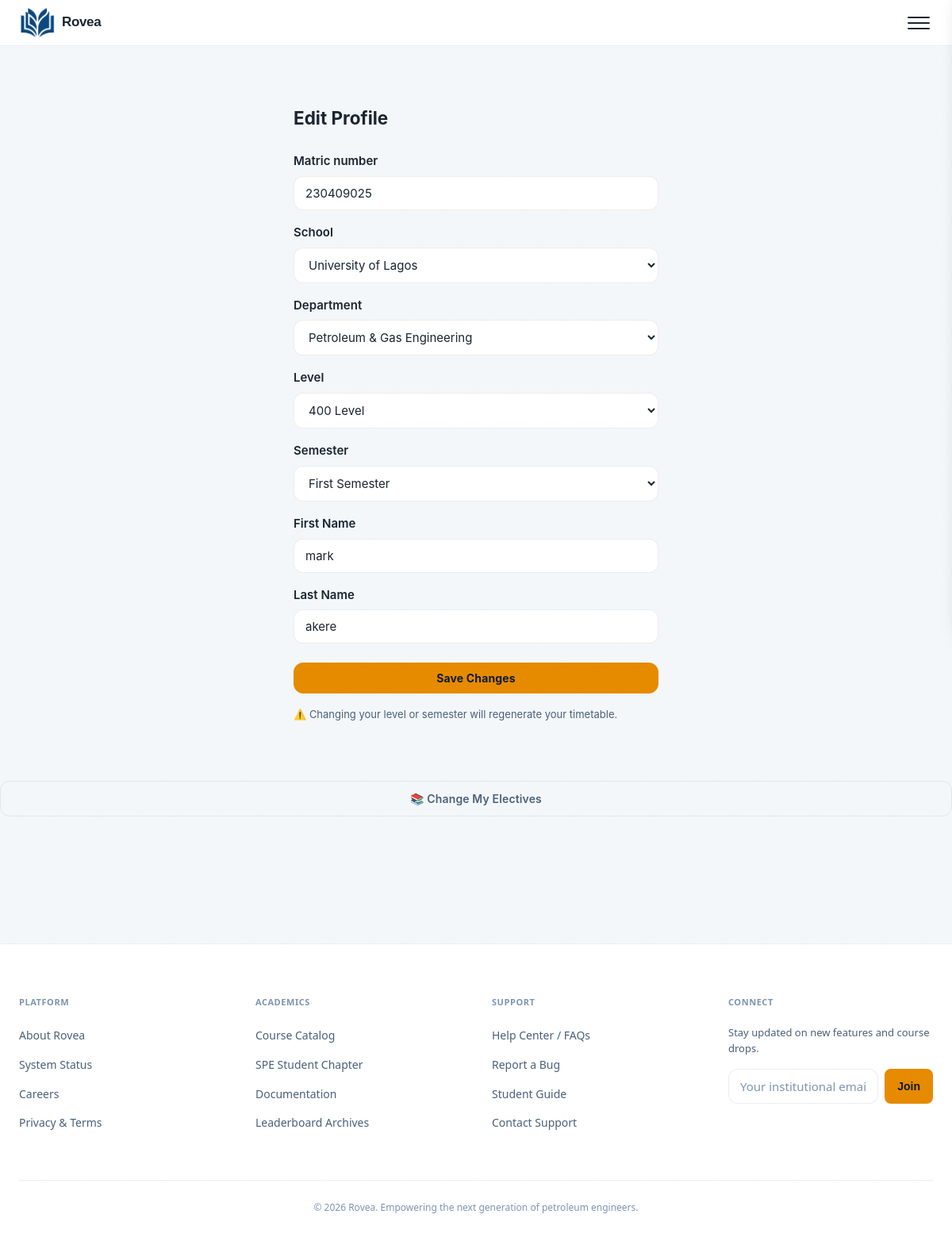
The page /profile/edit/ (signed in) on the database as committed earlier.
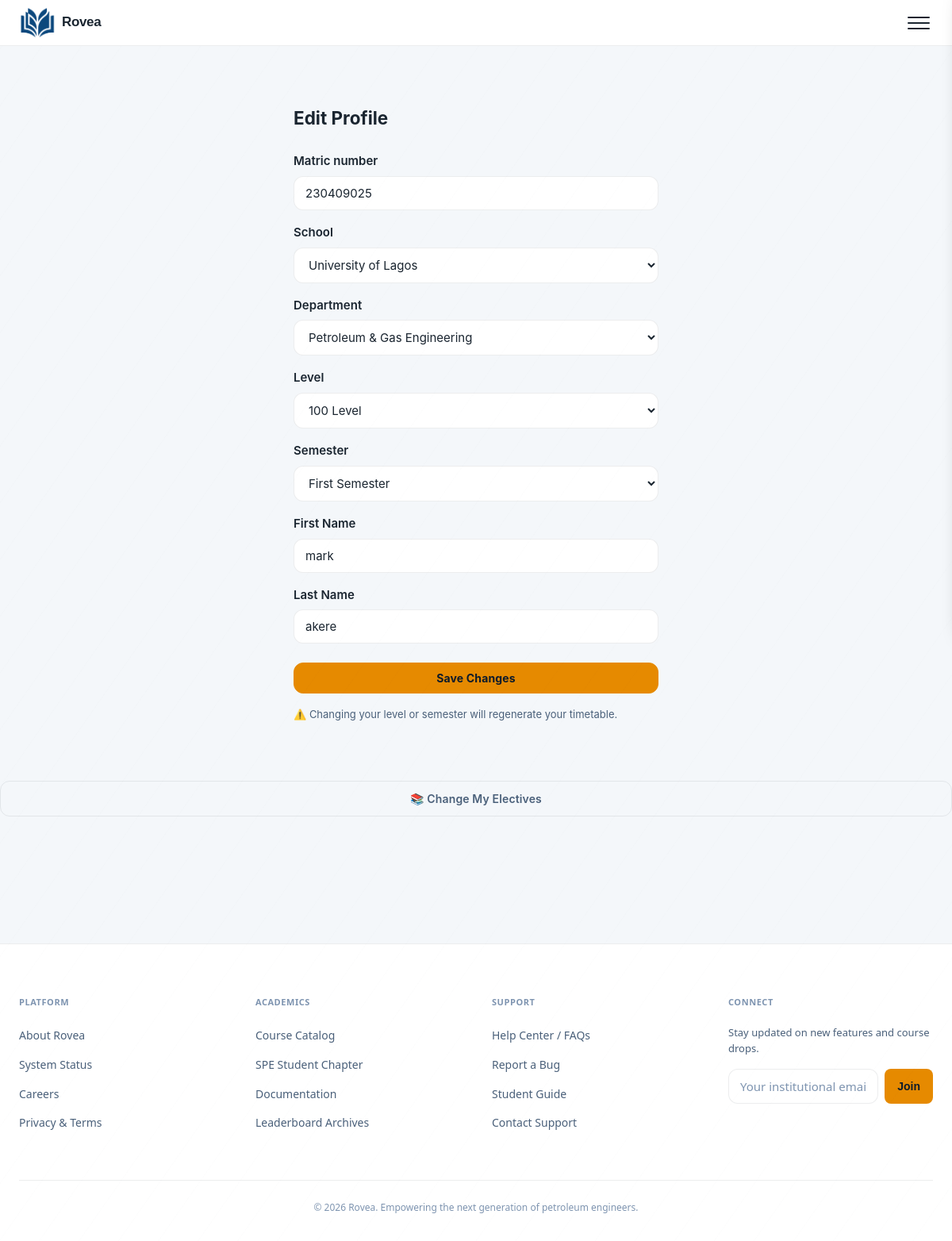
The same page on the database as committed later.
### core/models.py (models this page shows, shortened)
class StudentProfile(models.Model):
    user = models.OneToOneField(User, on_delete=models.CASCADE, related_name="profile")
    matric_number = models.CharField(max_length=20, blank=True)
    school = models.CharField(max_length=50, choices=SCHOOL_CHOICES, default="unilag")
    department = models.CharField(max_length=50, choices=DEPARTMENT_CHOICES, default="petroleum")
    level = models.CharField(max_length=3, choices=LEVEL_CHOICES)
    semester = models.CharField(max_length=1, choices=SEMESTER_CHOICES)
    is_staff_member = models.BooleanField(default=False)
    elective_courses = models.ManyToManyField(
        'CourseDefinition',
        blank=True,
        related_name="enrolled_students",
        limit_choices_to={"is_elective": True}
    )
    xp = models.IntegerField(default=0)
    streak = models.IntegerField(default=0)
    last_session_date = models.DateField(null=True, blank=True)
    created_at = models.DateTimeField(auto_now_add=True)
    queue_position = models.IntegerField(default=0)
    queue_date = models.DateField(null=True, blank=True)

### core/views.py (the view)
# urls.py: path("profile/edit/", views.profile_edit_view, name="profile_edit"),
@login_required
def profile_edit_view(request):
    if not hasattr(request.user, "profile"):
        return redirect("onboarding")
    profile = request.user.profile
    old_level = profile.level
    old_semester = profile.semester
    if request.method == "POST":
        form = ProfileEditForm(request.POST, instance=profile, user=request.user)
        if form.is_valid():
            updated_profile = form.save(commit=False)
            level_changed = updated_profile.level != old_level
            semester_changed = updated_profile.semester != old_semester
            updated_profile.save()
            if level_changed or semester_changed:
                TimetableEntry.objects.filter(student=profile).delete()
                Session.objects.filter(student=profile).delete()
                _generate_timetable(profile)
                messages.success(request, f"Level updated to {profile.level}L Semester {profile.semester}. Your timetable has been regenerated.")
            else:
                messages.success(request, "Profile updated successfully.")
            if profile.level == "400" and profile.semester == "2":
                return redirect("siwes")
            return redirect("dashboard")
    else:
        form = ProfileEditForm(instance=profile, user=request.user)
    return render(request, "core/profile_edit.html", {"form": form, "profile": profile})

### core/forms.py (shortened to what this page needs)
class ProfileEditForm(forms.ModelForm):
    first_name = forms.CharField(max_length=50, required=True, label="First Name")
    last_name = forms.CharField(max_length=50, required=True, label="Last Name")
    class Meta:
        model = StudentProfile
        fields = ["matric_number", "school", "department", "level", "semester"]
    def __init__(self, *args, **kwargs):
        self.user = kwargs.pop("user", None)
        super().__init__(*args, **kwargs)
        if self.user:
            self.fields["first_name"].initial = self.user.first_name
            self.fields["last_name"].initial = self.user.last_name

### templates/core/profile_edit.html (shortened to what this page needs)
{% extends "core/base.html" %}
{% block content %}
<div class="page-container" style="max-width:500px; margin:40px auto">
  <h2 style="margin-bottom:24px">Edit Profile</h2>
  <form method="POST">
    {% for field in form %}
    <div style="margin-bottom:16px">
      <label style="display:block; margin-bottom:6px; font-weight:600">{{ field.label }}</label>
      {{ field }}
    </div>
    {% endfor %}
    <button type="submit" class="btn btn-primary" style="width:100%; margin-top:8px">Save Changes</button>
  </form>
  <p style="margin-top:16px; font-size:13px; color:var(--text-secondary)">
    ⚠️ Changing your level or semester will regenerate your timetable.
  </p>
</div>
<a href="{% url 'elective_selection' %}" class="btn btn-white-outline btn-full" style="margin-top:8px">
  📚 Change My Electives
</a>
{% endblock %}

Rows that differ between the two databases and show on the page:
changed StudentProfile "University of Lagos": level "400 Level" → "100 Level"
